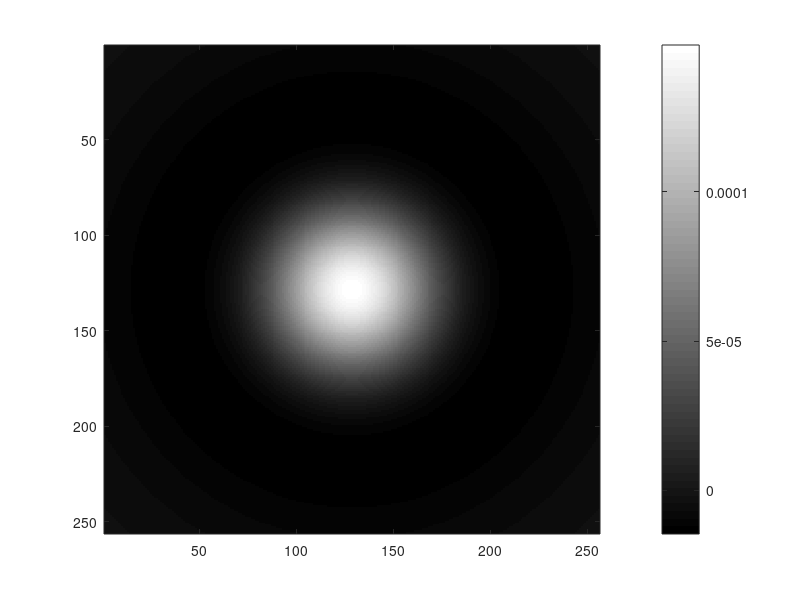
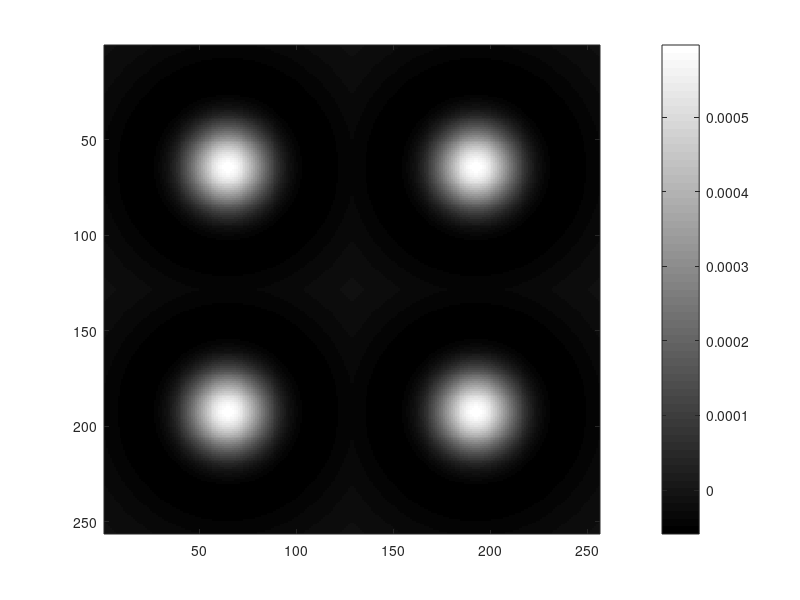
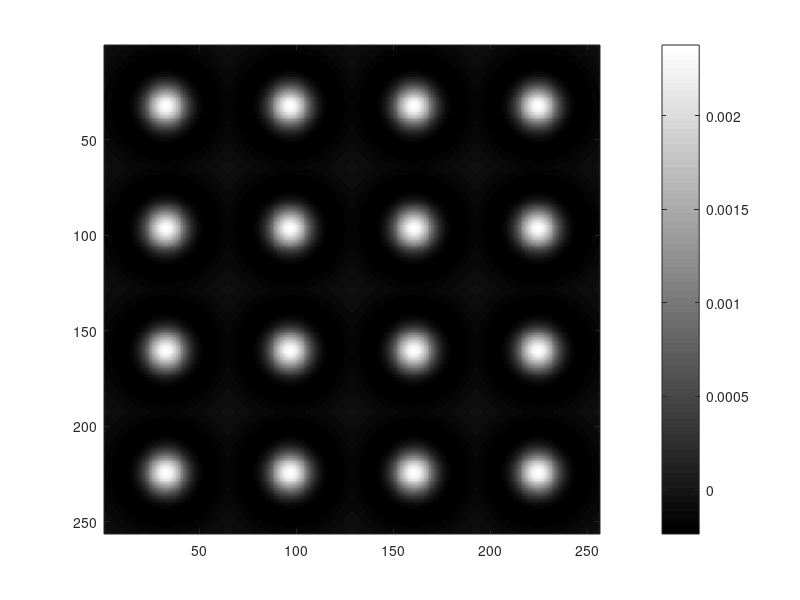
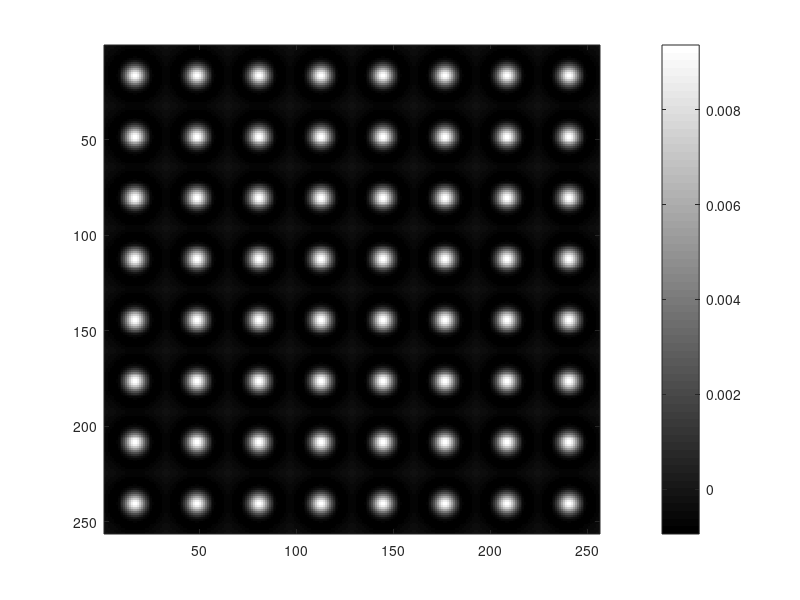

Write the MATLAB code that produced these figures, in order.
clear all;
%%% Gaussian Kernels:
    n = 8; %liczba warstw
    x = 256;
    y = 256;
%Warunek: variance_center < variance_surround and variance_center = (1/3) variance_surround
    variance_surround = 90;
    variance_center = (1/3)*variance_surround;
    
%Wagi dla Gaussianów:
    w_c = 1;
    w_s = 1;
    
for k = 1:n
    
   c = fspecial('gaussian', [x/(2^(k-1)) y/(2^(k-1))], variance_center/(2^(k-1)));
   s = fspecial('gaussian', [x/(2^(k-1)) y/(2^(k-1))], variance_surround/(2^(k-1)));
   DoG = c-s;
   B(:,:,k+1) = repmat(DoG,2^(k-1));
   
   figure(k)
   image(B(:,:,k+1),'CDataMapping','scaled')
   colormap gray
   colorbar;
   
   
end



%% Łysy pedał to test czy umim gita


% %K=1; Warstwa 1:
% c = fspecial('gaussian', [x y], variance_center);
% s = fspecial('gaussian', [x y], variance_surround);
% DoG = c-s;
% %K=2; Warstwa 2:
% c_2 = fspecial('gaussian', [x/2 y/2], variance_center);
% s_2 = fspecial('gaussian', [x/2 y/2], variance_surround);
% DoG_2 = c_2 - s_2;
% b_2 = [DoG_2, DoG_2; DoG_2, DoG_2];


%Plot this sheeeit:
% figure(1)
% image(c,'CDataMapping','scaled')
% colormap gray
% colorbar;
% figure(2)
% image(s,'CDataMapping','scaled')
% colormap gray
% colorbar;
% figure(3)
% image(DoG,'CDataMapping','scaled')
% colormap gray
% colorbar;
% figure(4)
% image(b_2,'CDataMapping','scaled')
% colormap gray
% colorbar;
%Formula: .^ means each one of them
% for c = 1:x
%     for r = 1:y
%         z(r,c) = (1/(2*pi*variance))*exp(-((c^2 + r^2)/(2*variance)));
%     end
% end
